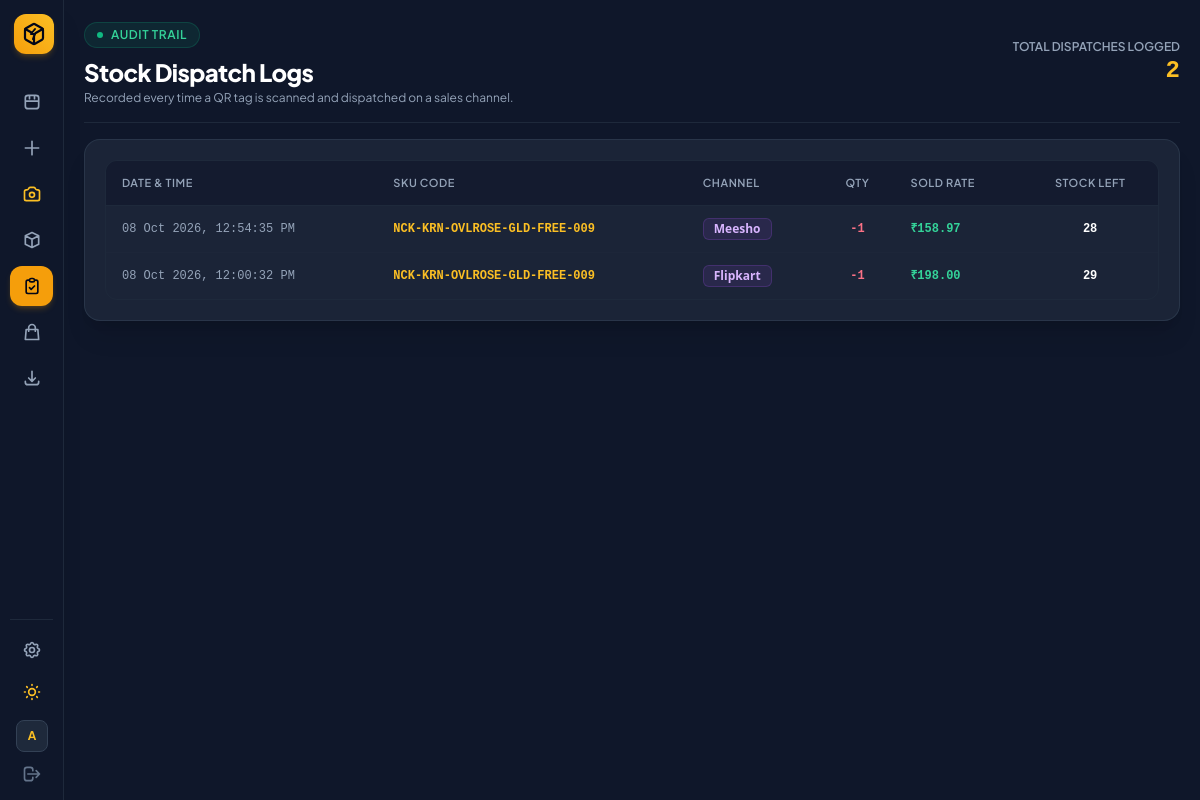
Screenshot of /dispatch-logs/ (signed in) with the database file from the repository.
### sku_manager/models.py (models this page shows, shortened)
class DispatchLog(models.Model):
    sku = models.ForeignKey(JewelrySKU, on_delete=models.CASCADE, related_name='dispatch_logs')
    platform = models.ForeignKey(Platform, on_delete=models.SET_NULL, null=True, blank=True)
    platform_name = models.CharField(max_length=50)
    quantity = models.PositiveIntegerField(default=1)
    sold_price = models.DecimalField(max_digits=10, decimal_places=2, default=0.00)
    stock_after = models.PositiveIntegerField(default=0)
    dispatched_at = models.DateTimeField(auto_now_add=True)
    class Meta:
        ordering = ['-dispatched_at']

class JewelrySKU(models.Model):
    name = models.CharField(max_length=100)
    category = models.CharField(max_length=50, default='General')
    style = models.CharField(max_length=50, blank=True, default='Standard')
    design_model = models.CharField(max_length=50, blank=True, default='')
    size = models.CharField(max_length=30, blank=True, default='Free Size')
    color = models.CharField(max_length=30, blank=True, default='Black')
    number = models.CharField(max_length=10, default='001')
    sku = models.CharField(max_length=100, unique=True, editable=False)
    image = models.ImageField(upload_to='products/', null=True, blank=True)
    is_listed = models.BooleanField(default=True)
    batch_no = models.CharField(max_length=50, blank=True, default='')
    stock = models.PositiveIntegerField(default=0)
    storage_box = models.ForeignKey(StorageBox, on_delete=models.SET_NULL, null=True, blank=True, related_name='skus')
    section_name = models.CharField(max_length=50, blank=True, default='Main Slot')
    purchase_price = models.DecimalField(max_digits=10, decimal_places=2, default=0.00)
    selling_price = models.DecimalField(max_digits=10, decimal_places=2, default=0.00)
    created_at = models.DateTimeField(auto_now_add=True)
    updated_at = models.DateTimeField(auto_now=True)
    class Meta:
        ordering = ['-created_at']

### sku_manager/views.py (the view)
# urls.py: path('dispatch-logs/', views.dispatch_logs, name='dispatch_logs'),
@login_required(login_url='login')
def dispatch_logs(request):
    logs = DispatchLog.objects.select_related('sku').all()
    return render(request, 'sku_manager/dispatch_logs.html', {
        'logs': logs,
        'total_dispatches': logs.count(),
        'active_page': 'dispatch_logs',
    })

### templates/sku_manager/dispatch_logs.html (shortened to what this page needs)
{% extends "sku_manager/base.html" %}
{% block content %}
<header class="flex flex-col sm:flex-row sm:items-center justify-between border-b border-slate-200 dark:border-slate-800 pb-4 gap-4">
  <div>
    <div class="inline-flex items-center gap-2 px-3 py-1 rounded-full bg-emerald-500/10 text-emerald-600 dark:text-emerald-400 border border-emerald-500/20 text-xs font-semibold uppercase tracking-wider mb-2">
      <span class="w-1.5 h-1.5 rounded-full bg-emerald-500 animate-pulse"></span>
      Audit Trail
    </div>
    <h1 class="text-2xl font-extrabold text-slate-900 dark:text-white tracking-tight">Stock Dispatch Logs</h1>
    <p class="text-slate-500 dark:text-slate-400 text-xs mt-0.5">Recorded every time a QR tag is scanned and dispatched on a sales channel.</p>
  </div>
  <div class="text-left sm:text-right">
    <div class="text-xs text-slate-500 dark:text-slate-400 uppercase font-semibold">Total Dispatches Logged</div>
    <div class="text-2xl font-black font-mono text-amber-600 dark:text-amber-400">{{ total_dispatches }}</div>
  </div>
</header>
<div class="bg-white dark:bg-slate-800/80 border border-slate-200 dark:border-slate-700/60 rounded-2xl p-4 sm:p-5 shadow-sm dark:shadow-xl space-y-4">
  <div class="overflow-x-auto rounded-xl border border-slate-200 dark:border-slate-800">
    <table class="w-full text-left text-sm text-slate-700 dark:text-slate-300">
      <thead class="bg-slate-50 dark:bg-slate-900/60 text-[11px] uppercase tracking-wider text-slate-500 dark:text-slate-400 border-b border-slate-200 dark:border-slate-800">
        <tr>
          <th class="py-3 px-4 font-semibold">Date & Time</th>
          <th class="py-3 px-4 font-semibold">SKU Code</th>
          <th class="py-3 px-4 font-semibold">Channel</th>
          <th class="py-3 px-4 text-center font-semibold">Qty</th>
          <th class="py-3 px-4 font-semibold">Sold Rate</th>
          <th class="py-3 px-4 text-center font-semibold">Stock Left</th>
        </tr>
      </thead>
      <tbody class="divide-y divide-slate-100 dark:divide-slate-800/60 font-mono text-xs">
        {% for log in logs %}
          <tr class="hover:bg-slate-50 dark:hover:bg-slate-800/30 transition">
            <td class="py-3 px-4 text-slate-500 dark:text-slate-400">{{ log.dispatched_at|date:"d M Y, h:i:s A" }}</td>
            <td class="py-3 px-4 font-bold text-amber-600 dark:text-amber-400">{{ log.sku.sku }}</td>
            <td class="py-3 px-4 font-sans font-semibold">
              <span class="inline-flex items-center gap-1.5 px-2.5 py-0.5 rounded-md bg-purple-500/10 border border-purple-500/20 text-purple-700 dark:text-purple-300 text-xs font-semibold">
                {{ log.platform_name }}
              </span>
            </td>
            <td class="py-3 px-4 text-center text-rose-500 dark:text-rose-400 font-bold">-{{ log.quantity }}</td>
            <td class="py-3 px-4 text-emerald-600 dark:text-emerald-400 font-bold">₹{{ log.sold_price }}</td>
            <td class="py-3 px-4 text-center text-slate-900 dark:text-white font-bold">{{ log.stock_after }}</td>
          </tr>
        {% empty %}
          <tr>
            <td colspan="6" class="text-center py-12 text-slate-400 dark:text-slate-500 text-xs font-sans">
              No sales dispatches logged yet. Scan any tag to register your first sale!
            </td>
          </tr>
        {% endfor %}
      </tbody>
    </table>
  </div>
</div>
{% endblock %}

### templates/sku_manager/base.html (shortened to what this page needs)
<!DOCTYPE html>
<html lang="en" class="dark">
<head>
  <script src="https://cdn.tailwindcss.com"></script>
</head>
<body class="bg-slate-100 text-slate-800 dark:bg-slate-900 dark:text-slate-100 min-h-screen flex antialiased transition-colors duration-200">
  <aside class="group fixed left-0 top-0 z-40 h-screen w-16 hover:w-60 transition-all duration-300 ease-in-out bg-white border-r border-slate-200 dark:bg-slate-900 dark:border-slate-800 flex flex-col justify-between p-2.5 shadow-xl overflow-hidden">
    <div class="space-y-6">
      <a href="{% url 'inventory_list' %}" class="flex items-center gap-3 px-1 py-1">
        <div class="w-10 h-10 min-w-[40px] rounded-xl bg-gradient-to-tr from-amber-500 to-amber-400 flex items-center justify-center shadow-md shadow-amber-500/20 text-slate-950">
        </div>
      </a>
      <nav class="space-y-1.5">
        <a href="{% url 'inventory_list' %}" title="Inventory"
          class="flex items-center gap-3.5 px-3 py-2.5 rounded-xl transition {% if active_page == 'inventory' %}bg-amber-500 text-slate-950 font-bold shadow-md shadow-amber-500/20{% else %}text-slate-600 dark:text-slate-400 hover:bg-slate-100 dark:hover:bg-slate-800 dark:hover:text-white{% endif %}">
          <svg class="w-5 h-5 min-w-[20px]" fill="none" stroke="currentColor" viewBox="0 0 24 24"><path stroke-linecap="round" stroke-linejoin="round" stroke-width="2" d="M4 7v10c0 2 1.5 3 3.5 3h9c2 0 3.5-1 3.5-3V7c0-2-1.5-3-3.5-3h-9C5.5 4 4 5 4 7zm0 4h16M9 4v4m6-4v4"></path></svg>
        </a>
        <a href="{% url 'product_master' %}" title="Add Products & Catalog"
          class="flex items-center gap-3.5 px-3 py-2.5 rounded-xl transition {% if active_page == 'products' %}bg-amber-500 text-slate-950 font-bold shadow-md shadow-amber-500/20{% else %}text-slate-600 dark:text-slate-400 hover:bg-slate-100 dark:hover:bg-slate-800 dark:hover:text-white{% endif %}">
          <svg class="w-5 h-5 min-w-[20px]" fill="none" stroke="currentColor" viewBox="0 0 24 24"><path stroke-linecap="round" stroke-linejoin="round" stroke-width="2" d="M12 4v16m8-8H4"></path></svg>
        </a>
        <a href="{% url 'sku_scanner' %}" title="Camera Scanner"
          class="flex items-center gap-3.5 px-3 py-2.5 rounded-xl transition {% if active_page == 'scanner' %}bg-amber-500 text-slate-950 font-bold shadow-md shadow-amber-500/20{% else %}text-amber-600 dark:text-amber-400 hover:bg-slate-100 dark:hover:bg-slate-800{% endif %}">
        </a>
        <a href="{% url 'box_manager' %}" title="Storage Boxes"
          class="flex items-center gap-3.5 px-3 py-2.5 rounded-xl transition {% if active_page == 'boxes' %}bg-amber-500 text-slate-950 font-bold shadow-md shadow-amber-500/20{% else %}text-slate-600 dark:text-slate-400 hover:bg-slate-100 dark:hover:bg-slate-800 dark:hover:text-white{% endif %}">
          <svg class="w-5 h-5 min-w-[20px]" fill="none" stroke="currentColor" viewBox="0 0 24 24"><path stroke-linecap="round" stroke-linejoin="round" stroke-width="2" d="M20 7l-8-4-8 4m16 0l-8 4m8-4v10l-8 4m0-10L4 7m8 4v10M4 7v10l8 4"></path></svg>
        </a>
        <a href="{% url 'dispatch_logs' %}" title="Dispatch Logs"
          class="flex items-center gap-3.5 px-3 py-2.5 rounded-xl transition {% if active_page == 'dispatch_logs' %}bg-amber-500 text-slate-950 font-bold shadow-md shadow-amber-500/20{% else %}text-slate-600 dark:text-slate-400 hover:bg-slate-100 dark:hover:bg-slate-800 dark:hover:text-white{% endif %}">
          <svg class="w-5 h-5 min-w-[20px]" fill="none" stroke="currentColor" viewBox="0 0 24 24"><path stroke-linecap="round" stroke-linejoin="round" stroke-width="2" d="M9 5H7a2 2 0 00-2 2v12a2 2 0 002 2h10a2 2 0 002-2V7a2 2 0 00-2-2h-2M9 5a2 2 0 002 2h2a2 2 0 002-2M9 5a2 2 0 012-2h2a2 2 0 012 2m-6 9l2 2 4-4"></path></svg>
        </a>
        <a href="{% url 'platform_manager' %}" title="Marketplace Channels"
          class="flex items-center gap-3.5 px-3 py-2.5 rounded-xl transition {% if active_page == 'platforms' %}bg-amber-500 text-slate-950 font-bold shadow-md shadow-amber-500/20{% else %}text-slate-600 dark:text-slate-400 hover:bg-slate-100 dark:hover:bg-slate-800 dark:hover:text-white{% endif %}">
          <svg class="w-5 h-5 min-w-[20px]" fill="none" stroke="currentColor" viewBox="0 0 24 24"><path stroke-linecap="round" stroke-linejoin="round" stroke-width="2" d="M16 11V7a4 4 0 00-8 0v4M5 9h14l1 12H4L5 9z"></path></svg>
        </a>
        <a href="{% url 'sku_export_csv' %}" title="Export CSV"
          class="flex items-center gap-3.5 px-3 py-2.5 rounded-xl transition text-slate-600 dark:text-slate-400 hover:bg-slate-100 dark:hover:bg-slate-800 dark:hover:text-white">
          <svg class="w-5 h-5 min-w-[20px]" fill="none" stroke="currentColor" viewBox="0 0 24 24"><path stroke-linecap="round" stroke-linejoin="round" stroke-width="2" d="M4 16v1a3 3 0 003 3h10a3 3 0 003-3v-1m-4-4l-4 4m0 0l-4-4m4 4V4"></path></svg>
        </a>
      </nav>
    </div>
    <div class="space-y-1.5 pt-3 border-t border-slate-200 dark:border-slate-800">
      <a href="{% url 'app_settings' %}" title="System Settings"
        class="flex items-center gap-3.5 px-3 py-2 rounded-xl transition {% if active_page == 'settings' %}bg-amber-500 text-slate-950 font-bold shadow-md shadow-amber-500/20{% else %}text-slate-600 dark:text-slate-400 hover:bg-slate-100 dark:hover:bg-slate-800 dark:hover:text-white{% endif %}">
      </a>
      <button id="themeToggleBtn" type="button" title="Switch Theme"
        class="w-full flex items-center gap-3.5 px-3 py-2 rounded-xl text-slate-600 dark:text-slate-400 hover:bg-slate-100 dark:hover:bg-slate-800 transition">
      </button>
      {% if request.user.is_authenticated %}
      <div class="flex items-center gap-3 px-1.5 pt-1 overflow-hidden">
        <div class="w-8 h-8 min-w-[32px] rounded-lg bg-slate-200 dark:bg-slate-800 border border-slate-300 dark:border-slate-700 flex items-center justify-center font-bold text-amber-600 dark:text-amber-400 text-xs">
          {{ request.user.username|slice:":1"|upper }}
        </div>
      </div>
      <a href="{% url 'logout' %}" title="Log Out"
        class="flex items-center gap-3 px-3 py-1.5 rounded-xl text-slate-500 hover:bg-rose-500/10 hover:text-rose-500 transition">
        <svg class="w-5 h-5 min-w-[20px]" fill="none" stroke="currentColor" viewBox="0 0 24 24">
          <path stroke-linecap="round" stroke-linejoin="round" stroke-width="2" d="M17 16l4-4m0 0l-4-4m4 4H7m6 4v1a3 3 0 01-3 3H6a3 3 0 01-3-3V7a3 3 0 013-3h4a3 3 0 013 3v1"></path>
        </svg>
      </a>
      {% endif %}
    </div>
  </aside>
  <main class="flex-1 ml-16 p-4 sm:p-5 min-h-screen transition-all duration-300">
    <div class="w-full space-y-4">
      {% block content %}{% endblock %}
    </div>
  </main>
</body>
</html>

### templates/sku_manager/base.html (style rules this page uses)
body { font-family: 'Plus Jakarta Sans', sans-serif; }

### rows the page displays
DispatchLog: dispatched_at "08 Oct 2026, 12:54:35 PM", sku.sku "NCK-KRN-OVLROSE-GLD-FREE-009", platform_name "Meesho", quantity "1", sold_price "158.97", stock_after "28"
DispatchLog: dispatched_at "08 Oct 2026, 12:00:32 PM", sku.sku "NCK-KRN-OVLROSE-GLD-FREE-009", platform_name "Flipkart", quantity "1", sold_price "198.00", stock_after "29"

### other values shown
{{ request.user.username|slice:":1"|upper }} "A"
{{ total_dispatches }} "2"
